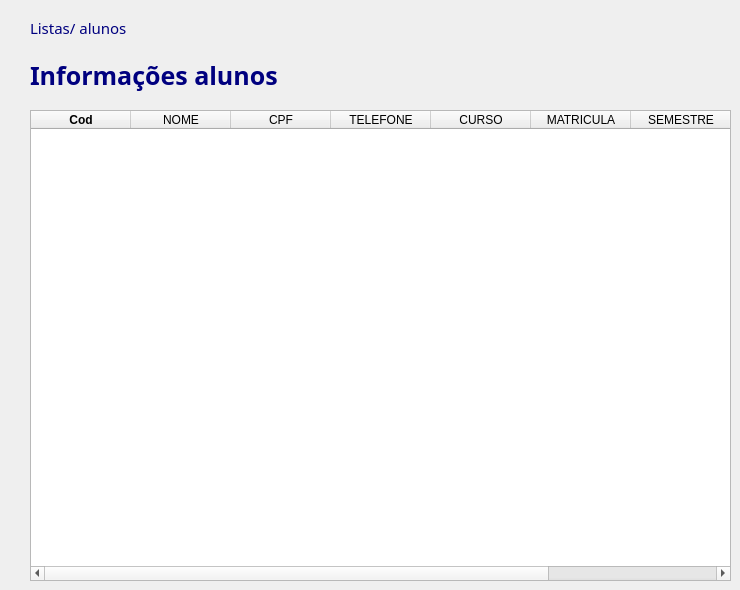
      <widget class="QWidget" name="pg_listas_alunos">
       <widget class="QLabel" name="label_2">
        <property name="geometry">
         <rect>
          <x>30</x>
          <y>12</y>
          <width>111</width>
          <height>31</height>
         </rect>
        </property>
        <property name="styleSheet">
         <string notr="true">QLabel {
	font: 15px Montserrat, sans-serif;
	font-weight: normal;
	border-radius: 10px;
	color: rgb(0, 0, 127);
}</string>
        </property>
        <property name="text">
         <string>Listas/ alunos</string>
        </property>
       </widget>
       <widget class="QTableWidget" name="tableWidget">
        <property name="geometry">
         <rect>
          <x>30</x>
          <y>110</y>
          <width>701</width>
          <height>471</height>
         </rect>
        </property>
        <column>
         <property name="text">
          <string>Cod</string>
         </property>
         <property name="font">
          <font>
           <bold>true</bold>
          </font>
         </property>
        </column>
        <column>
         <property name="text">
          <string>NOME</string>
         </property>
        </column>
        <column>
         <property name="text">
          <string>CPF</string>
         </property>
        </column>
        <column>
         <property name="text">
          <string>TELEFONE</string>
         </property>
        </column>
        <column>
         <property name="text">
          <string>CURSO</string>
         </property>
        </column>
        <column>
         <property name="text">
          <string>MATRICULA</string>
         </property>
        </column>
        <column>
         <property name="text">
          <string>SEMESTRE</string>
         </property>
        </column>
        <column>
         <property name="text">
          <string>STATUS</string>
         </property>
        </column>
       </widget>
       <widget class="QLabel" name="label_10">
        <property name="geometry">
         <rect>
          <x>30</x>
          <y>60</y>
          <width>271</width>
          <height>31</height>
         </rect>
        </property>
        <property name="styleSheet">
         <string notr="true">QLabel {
	font: 25px Montserrat, sans-serif;
	font-weight: bold;
	border-radius: 10px;
	color: rgb(0, 0, 127);
}</string>
        </property>
        <property name="text">
         <string>Informações alunos</string>
        </property>
       </widget>
      </widget>
